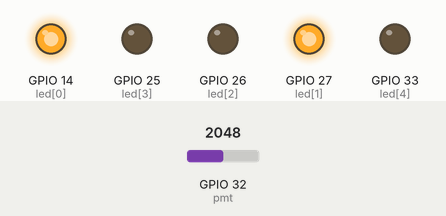
Bench run of a sketch on a simulated ESP32. Parts: output pins drawn as LEDs (lit = HIGH). The test bench sets the inputs (shaded band); at power-on: GPIO 32 (pmt) = 2048. What the sketch prints to the serial monitor is not drawn.

Above: at 1.2 s.
1.3 s: GPIO 32 (pmt) set to 2431
2.8 s: GPIO 32 (pmt) set to 2505
At 3.4 s:
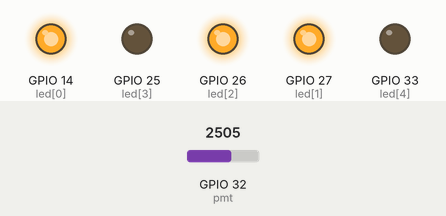
4.3 s: GPIO 32 (pmt) set to 3213
At 5.3 s:
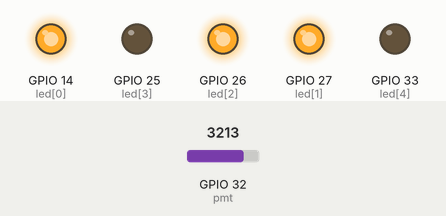
7.3 s: GPIO 32 (pmt) set to 3319
At 8.3 s:
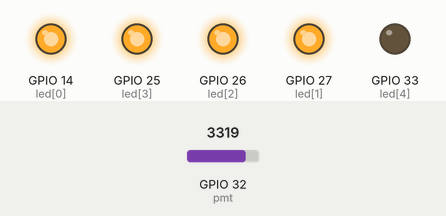
8.8 s: GPIO 32 (pmt) set to 4069
10.3 s: GPIO 32 (pmt) set to 4095
At 10.7 s:
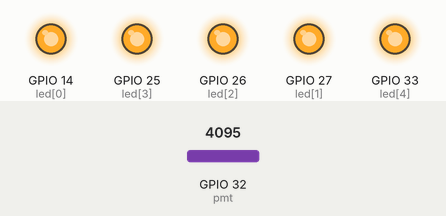
Timing chart, 0 to 12.8 s (numbered marks = the images above; inputs shaded):
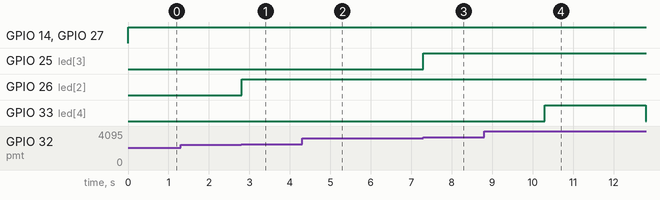

The sketch:

Practica4.ino
```cpp
#define pmt 32//definimos el pin del potenciometro

const int led[5] = {14, 27, 26, 25, 33};//declaramos el pin de cada led como constante

int lvl; //variable para guardar el valor del nivel del potenciometro

void setup() {
  Serial.begin(115200);
  pinMode(led[0],OUTPUT);
  pinMode(led[1],OUTPUT);
  pinMode(led[2],OUTPUT);
  pinMode(led[3],OUTPUT);
  pinMode(led[4],OUTPUT);

}

void loop() {
  apagar();//Apagamos todos los led
  Serial.println("---------------");
  lvl = nivel(int(analogRead(pmt)));
 switch(lvl){
  case 0:
    Serial.println("Nivel 0");
    Serial.println("Ningún led encendido");
    break;
  case 1:
    Serial.println("Nivel 1");
    Serial.println("■");
    encender(1);
    break;
  case 2:
    Serial.println("Nivel 2");
    Serial.println("■ ■");
    encender(2);
    break;
  case 3:
    Serial.println(" Nivel 3");
    Serial.println("■ ■ ■");
    encender(3);
    break;
  case 4:
    Serial.println(" Nivel 4");
    Serial.println("■ ■ ■ ■");
    encender(4);
    break;
  case 5:
    Serial.println(" Nivel 5");
    Serial.println("■ ■ ■ ■ ■");
    encender(5);
    break;
 };
 delay(20);
}

int nivel(int x){
  return map(x, 0, 4095, 0, 5);//Utiliza el mapeado para asignar un nivel del 0 a 5 dependiendo de la lectura recibida
}

void apagar(){//funcion que apaga todos los led
  digitalWrite(led[1], LOW);
  digitalWrite(led[2], LOW);
  digitalWrite(led[3], LOW);
  digitalWrite(led[4], LOW);
  digitalWrite(led[0], LOW);
}

void encender(int x){

  switch(x){

    case 1:
    digitalWrite(led[0], HIGH);
    break;

    case 2:
    digitalWrite(led[0], HIGH);
    digitalWrite(led[1], HIGH);
    break;

    case 3:
    digitalWrite(led[0], HIGH);
    digitalWrite(led[1], HIGH);
    digitalWrite(led[2], HIGH);
    break;

    case 4:
    digitalWrite(led[0], HIGH);
    digitalWrite(led[1], HIGH);
    digitalWrite(led[2], HIGH);
    digitalWrite(led[3], HIGH);
    break;

    case 5:
    digitalWrite(led[0], HIGH);
    digitalWrite(led[1], HIGH);
    digitalWrite(led[2], HIGH);
    digitalWrite(led[3], HIGH);
    digitalWrite(led[4], HIGH);
    break;

  }
}
```

Measured:
- the behaviour switches between 2456 and 2457 on GPIO 32 (pmt) (found by bisection; images 0 and 1)
- the behaviour switches between 3275 and 3276 on GPIO 32 (pmt) (found by bisection; images 2 and 3)
- the behaviour switches between 4094 and 4095 on GPIO 32 (pmt) (found by bisection; images 3 and 4)
- after the input at 2.8 s, GPIO 26 (led[2]): LOW → HIGH at once
- after the input at 4.3 s, GPIO 14 (led[0]), GPIO 26 (led[2]), GPIO 27 (led[1]): stays HIGH (without the input it goes to LOW after 3.0 s)
- after the input at 7.3 s, GPIO 25 (led[3]): LOW → HIGH at once
- after the input at 10.3 s, GPIO 33 (led[4]): LOW → HIGH at once, → LOW 2.5 s later
